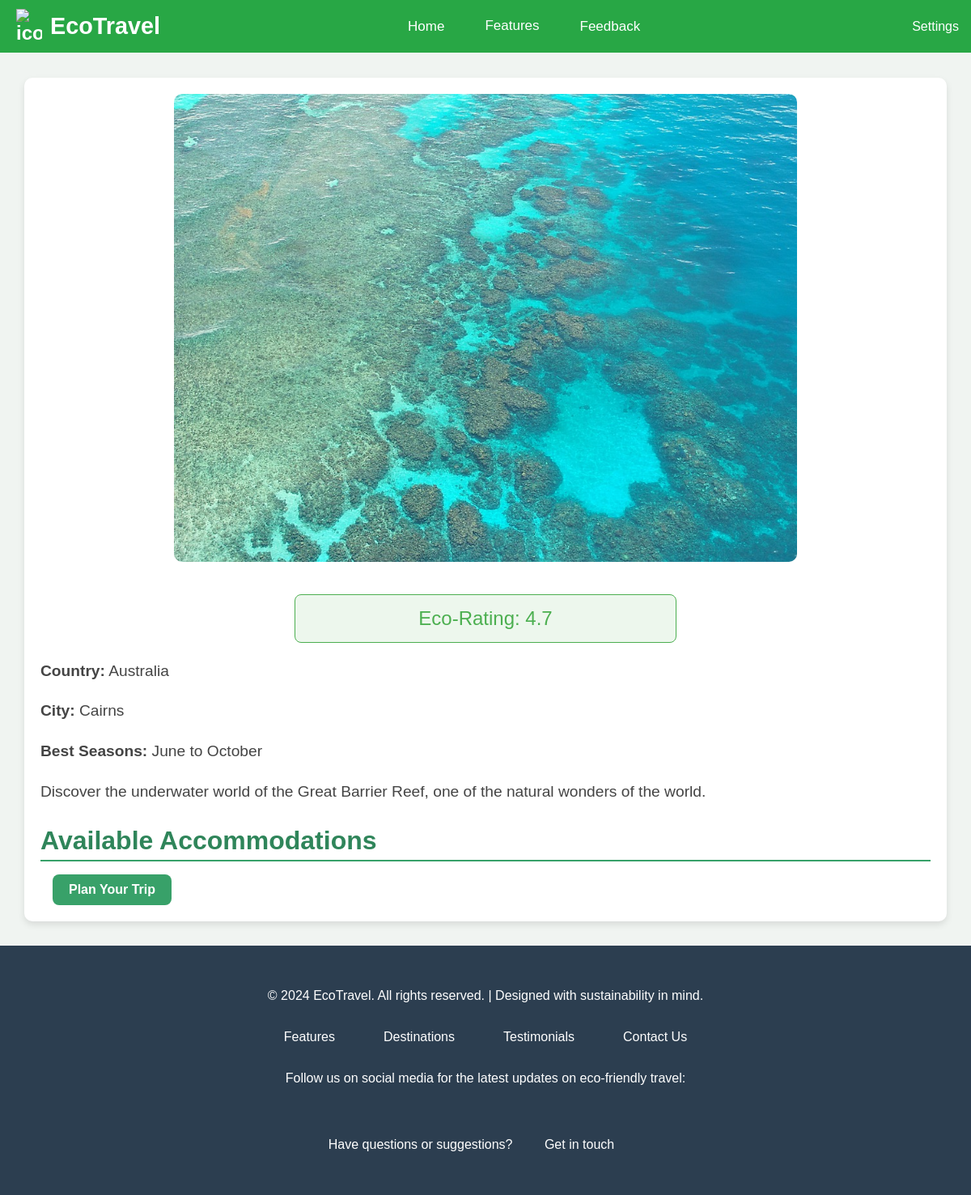
/destination/2/, run on the app's committed database.
### eco_travel_app/models.py (models this page shows, shortened)
class Destination(models.Model):
    name = models.CharField(max_length=200)
    country = models.CharField(max_length=100)
    city = models.CharField(max_length=100)
    description = models.TextField()
    image = models.ImageField(upload_to='static/', blank=True)  # Path corrected
    eco_rating = models.FloatField(default=0)  # User-assigned eco-friendliness rating
    best_season = models.CharField(max_length=100, blank=True)
    activities = models.TextField()  # Eco-friendly activities, e.g., hiking, cycling, etc.

### eco_travel_app/views.py (the view)
# urls.py: path('destination/<int:id>/', views.destination_detail, name='destination_detail'),
def destination_detail(request, id):
    destination = get_object_or_404(Destination, id=id)
    return render(request, 'destination_detail.html', {'destination': destination})

### eco_travel_app/templates/destination_detail.html (shortened to what this page needs)
{% load static %}
<!DOCTYPE html>
<html lang="en">
  <head>
  </head>
  <body>
    <nav class="navbar">
      <div class="logo">
        <img
          style="width: 32px; margin-right: 5px"
          src="https://cdn-icons-png.freepik.com/256/1265/1265656.png?ga=GA1.1.240818908.1726982020&semt=ais_hybrid"
          alt="icon"
        />
        <a href="/" style="margin: 5px; padding: 0">EcoTravel</a>
      </div>
      <div class="navbar-center">
        <a href="{% url 'home' %}" class="home">Home</a>
        <div class="dropdown">
          <a href="" class="features" style="position: relative; top: 9px"
            >Features</a
          >
        </div>
        <a href="{% url 'feedback' %}" class="feedback">Feedback</a>
      </div>
      <div class="navbar-right">
        <div class="dropdown">
          <a href="#" class="settings">Settings</a>
        </div>
      </div>
    </nav>
    <section style="margin-top: 6rem;">
      <div class="imagedis">
        <img src="{{ destination.image.url }}" alt="{{ destination.name }}" />
      </div>
      <div class="ratings">Eco-Rating: {{ destination.eco_rating }}</div>
      <p><b>Country:</b> {{ destination.country }}</p>
      <p><b>City:</b> {{ destination.city }}</p>
      <p><b>Best Seasons:</b> {{ destination.best_season }}</p>
      <p>{{ destination.description }}</p>
      <h2>Available Accommodations</h2>
      <a id="plantrip" href="{% url 'plan_trip' destination.id %}"
        >Plan Your Trip</a
      >
    </section>
    <footer class="footer">
      <div class="container">
        <p>
          &copy; 2024 EcoTravel. All rights reserved. | Designed with
          sustainability in mind.
        </p>
        <div class="footer-links">
          <a href="#features">Features</a>
          <a href="#destinations">Destinations</a>
          <a href="#testimonials">Testimonials</a>
          <a href="#contact">Contact Us</a>
        </div>
        <div class="social-media">
          <p>
            Follow us on social media for the latest updates on eco-friendly
            travel:
          </p>
          <a href="https://facebook.com" target="_blank"
            ></a>
          <a href="https://twitter.com" target="_blank"
            ></a>
          <a href="https://instagram.com" target="_blank"
            ></a>
        </div>
        <p>
          Have questions or suggestions? <a href="#contact">Get in touch</a>
        </p>
      </div>
    </footer>
  </body>
</html>

### eco_travel_app/templates/destination_detail.html (style rules this page uses)
body { font-family: "Arial", sans-serif; margin: 0; padding: 0; background-color: #f0f4f1; color: #333; }
section { max-width: 1100px; margin: 30px auto; padding: 20px; background-color: white; box-shadow: 0 4px 8px rgba(0, 0, 0, 0.1); border-radius: 10px; }
.imagedis { width: 100%; display: flex; justify-content: center; }
.imagedis img { width: 70%; border-radius: 10px; margin-bottom: 20px; }
.ratings { width: 40%; margin: 20px auto; padding: 15px; font-size: 1.5rem; color: #4caf50; background-color: rgba(76, 175, 80, 0.1); border-radius: 8px; border: 1px solid #4caf50; text-align: center; }
section p { font-size: 1.2rem; line-height: 1.6; color: #444; }
section h2 { font-size: 2rem; color: #2f855a; margin-bottom: 15px; border-bottom: 2px solid #38a169; padding-bottom: 5px; }
#plantrip { display: inline-block; padding: 10px 20px; background-color: #38a169; color: white; text-decoration: none; border-radius: 8px; font-weight: bold; transition: background-color 0.3s ease; }
.footer { background-color: #2c3e50; color: #ffffff; padding: 40px 20px; text-align: center; }
.footer p { margin: 10px 0; font-size: 1rem; line-height: 1.5; }
.footer-links { display: flex; justify-content: center; flex-wrap: wrap; margin: 20px 0; }
.footer-links a { color: #ffffff; margin: 0 10px; text-decoration: none; font-size: 1rem; transition: color 0.3s ease; }
.social-media { margin: 20px 0; }
.social-media p { margin-bottom: 10px; font-size: 1rem; }
.social-media a { margin: 0 10px; font-size: 1.5rem; color: #ffffff; transition: color 0.3s ease; }
.navbar { display: flex; justify-content: space-between; align-items: center; background-color: #28a745; padding: 10px 20px; position: fixed; top: 0; width: 100%; height: 45px; z-index: 1000; }
.logo { font-size: 24px; color: white; text-decoration: none; font-weight: bold; }
.navbar-center { display: flex; justify-content: center; flex-grow: 1; }
.navbar-center a { color: white; text-decoration: none; padding: 10px 15px; margin: 0 10px; font-size: 17px; }
.navbar-right { display: flex; align-items: center; }
.dropdown { position: relative; }
a { color: white; text-decoration: none; padding: 10px 20px; margin: 0 15px; font-size: 16px; }
.logo { display: flex; align-items: center; }
.navbar .logo a { font-size: 1.8rem; color: #fff; font-weight: 600; }

### data on the page
Destination: image (picture), eco_rating "4.7", country "Australia", city "Cairns", best_season "June to October", description "Discover the underwater world of the Great Barrier Reef, one of the natural wonders of the world."
